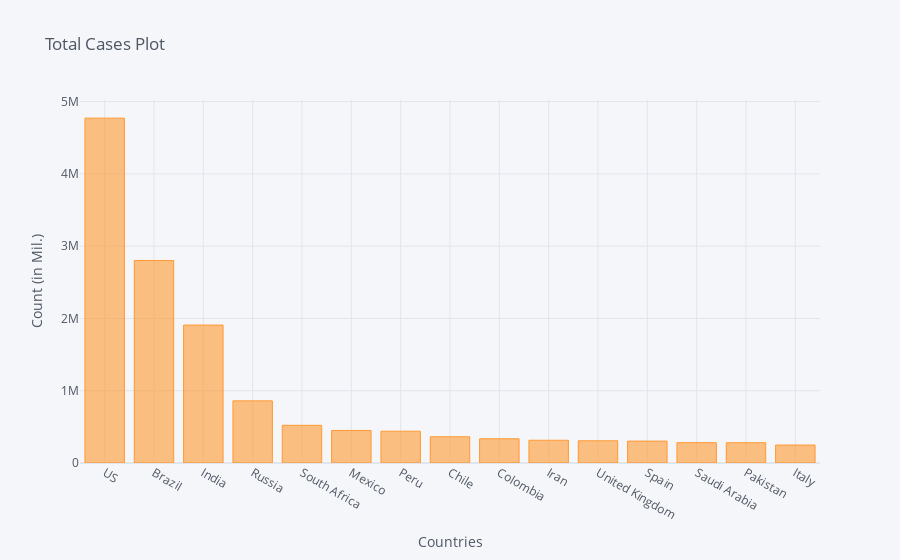

This figure's notebook cell:
### Code cell
corona_dframe_agg_plot.iplot(kind='bar', x='Country/Region', y='8/4/20',
                             title='Total Cases Plot',xTitle='Countries',yTitle='Count (in Mil.)')

### Figure 1 — Plotly figure (JSON) as saved in the notebook; plotly's stock layout.template omitted (floating-point values rounded to 4 significant figures)
{"data": [{"marker": {"color": "rgba(255, 153, 51, 0.6)", "line": {"color": "rgba(255, 153, 51, 1.0)", "width": 1}}, "name": "8/4/20", "orientation": "v", "text": "", "type": "bar", "x": ["US", "Brazil", "India", "Russia", "South Africa", "Mexico", "Peru", "Chile", "Colombia", "Iran", "United Kingdom", "Spain", "Saudi Arabia", "Pakistan", "Italy"], "y": [4771080, 2801921, 1908254, 859762, 521318, 449961, 439890, 362962, 334979, 314786, 307256, 302814, 281456, 280461, 248419]}], "layout": {"legend": {"bgcolor": "#F5F6F9", "font": {"color": "#4D5663"}}, "paper_bgcolor": "#F5F6F9", "plot_bgcolor": "#F5F6F9", "title": {"font": {"color": "#4D5663"}, "text": "Total Cases Plot"}, "xaxis": {"gridcolor": "#E1E5ED", "showgrid": true, "tickfont": {"color": "#4D5663"}, "title": {"font": {"color": "#4D5663"}, "text": "Countries"}, "zerolinecolor": "#E1E5ED"}, "yaxis": {"gridcolor": "#E1E5ED", "showgrid": true, "tickfont": {"color": "#4D5663"}, "title": {"font": {"color": "#4D5663"}, "text": "Count (in Mil.)"}, "zerolinecolor": "#E1E5ED"}}}
